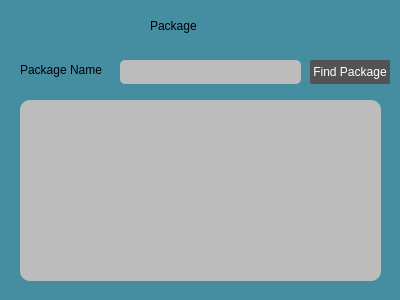
<?xml version="1.0" encoding="UTF-8"?>
<ui version="4.0">
 <class>FindPackage</class>
 <widget class="QDialog" name="FindPackage">
  <property name="geometry">
   <rect>
    <x>0</x>
    <y>0</y>
    <width>400</width>
    <height>300</height>
   </rect>
  </property>
  <property name="maximumSize">
   <size>
    <width>400</width>
    <height>300</height>
   </size>
  </property>
  <property name="windowTitle">
   <string>Find Package</string>
  </property>
  <property name="styleSheet">
   <string notr="true">background-color: rgb(0, 104, 152);
background-color: rgb(69, 142, 162);</string>
  </property>
  <widget class="QLabel" name="label">
   <property name="geometry">
    <rect>
     <x>20</x>
     <y>60</y>
     <width>91</width>
     <height>20</height>
    </rect>
   </property>
   <property name="styleSheet">
    <string notr="true">color: rgb(0, 0, 0);
font: 10pt &quot;Segoe UI&quot;;</string>
   </property>
   <property name="text">
    <string>Package Name</string>
   </property>
  </widget>
  <widget class="QLineEdit" name="txtPackageName">
   <property name="geometry">
    <rect>
     <x>120</x>
     <y>60</y>
     <width>181</width>
     <height>24</height>
    </rect>
   </property>
   <property name="styleSheet">
    <string notr="true">background-color: rgb(188, 188, 188);
border-radius:5px;</string>
   </property>
  </widget>
  <widget class="QPushButton" name="btnFindPackage">
   <property name="geometry">
    <rect>
     <x>310</x>
     <y>60</y>
     <width>80</width>
     <height>24</height>
    </rect>
   </property>
   <property name="styleSheet">
    <string notr="true">border-radius:2px;
color: rgb(255, 255, 255);
background-color: rgb(83, 83, 83);
font: 10pt &quot;Segoe UI&quot;;</string>
   </property>
   <property name="text">
    <string>Find Package</string>
   </property>
  </widget>
  <widget class="QTableView" name="tableView">
   <property name="geometry">
    <rect>
     <x>20</x>
     <y>100</y>
     <width>361</width>
     <height>181</height>
    </rect>
   </property>
   <property name="styleSheet">
    <string notr="true">background-color: rgb(188, 188, 188);
border-radius:10px;</string>
   </property>
  </widget>
  <widget class="QLabel" name="label_2">
   <property name="geometry">
    <rect>
     <x>150</x>
     <y>10</y>
     <width>101</width>
     <height>31</height>
    </rect>
   </property>
   <property name="styleSheet">
    <string notr="true">font: 18pt &quot;SimSun-ExtB&quot;;
color: rgb(0, 0, 0);</string>
   </property>
   <property name="text">
    <string>Package</string>
   </property>
  </widget>
 </widget>
 <resources/>
 <connections/>
</ui>
